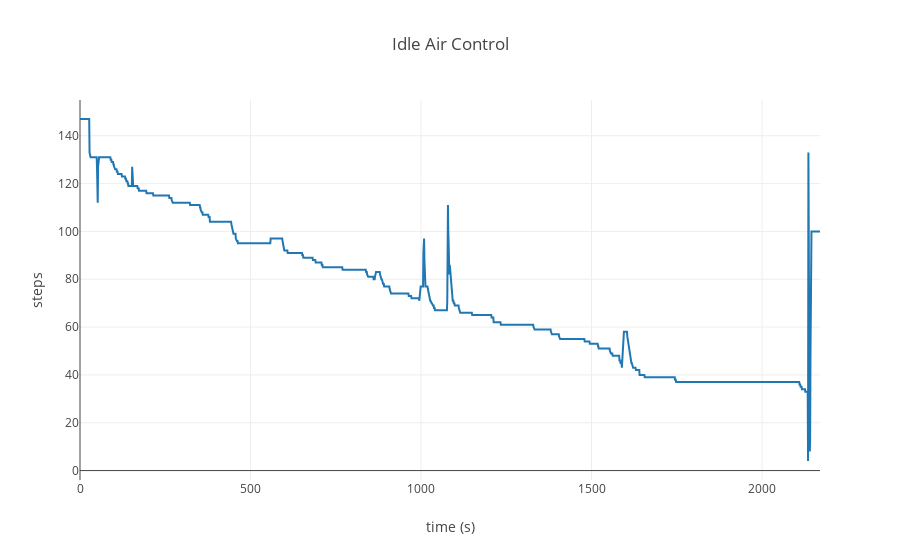

Notebook cell for this chart:
### Markdown cell above
Coolant temperature: This shows the coolant temperature as measured by the ECU. If the sensor is open circuit, a default value of about 60°C will be displayed. During engine warm up, the value should rise smoothly from ambient to approximately 90C. Sensor faults may cause several symptoms including poor starting, fast idle speed, poor fuel consumption and cooling fans running continuously.

Inlet air temperature: This shows the temperature measured by the ECU using the inlet air temperature sensor (if fitted). If the sensor is open circuit, then a fixed default value will be displayed. The inlet air temperature is used by the ECU to retard the ignition timing to avoid knock and trim the fuelling when hot. If the sensor is not operating correctly the engine performance may be impaired slightly.

**Coolant Temperature Sensor (CTS)**

The CTS is incorporated in the cooling system, and contains a variable resistance that operates on the NTC principle. When the engine is cold, the resistance is quite high. Once the engine is started and begins to warm-up, the coolant becomes hotter, and this causes a change in the CTS resistance. As the CTS becomes hotter, the resistance of the CTS reduces (NTC principle), and this returns a variable voltage signal to the ECM based upon the coolant temperature. The open-circuit supply to the sensor is at a 5v reference level, and this voltage reduces to a value that depends upon the CTS resistance. Normal operating temperature is usually from 80°C to 100°C. The ECM uses the CTS signal as a main correction factor when calculating ignition timing and injection duration.

**Air Temperature Sensor (ATS)**

The ATS is mounted in the air inlet casing (MPi) or air filter casing (SPi), and measures the air temperature before it enters the inlet manifold. Because the density of air varies in inverse proportion to the temperature, the ATS signal allows more accurate assessment of the volume of air entering the engine. The open-circuit supply to the sensor is at a 5.0v reference level, and the earth path is through the sensor return. The ATS operates on the NTC principle. A variable voltage signal is returned to the ECM based upon the air temperature. This signal is approximately 2.0 to 3.0 volts at an ambient temperature of 20°C, and reduces to about 1.5v as the temperature rises to around 40°C. Although the air filter casing used on SPi models contains a thermal valve system, the air temperature is calculated solely by reference to the ATS.

### Code cell
lr.display_graph(['idle_air_contol_position'], 'Idle Air Control', 'steps')

### Figure 1 — Plotly figure (JSON) as saved in the notebook; plotly's stock layout.template omitted (floating-point values rounded to 4 significant figures; data arrays with more than 128 entries replaced by an {"elided": "..."} marker saying what was removed)
{"data": [{"name": "idle_air_contol_position", "type": "scatter", "uid": "be361ca0-77c7-403e-8180-40529e2b73c1", "x": {"elided": "2171 int values"}, "y": {"elided": "2171 int values"}}], "layout": {"autosize": true, "title": {"text": "Idle Air Control"}, "xaxis": {"autorange": true, "range": [0, 2170], "title": {"text": "time (s)"}, "type": "linear"}, "yaxis": {"autorange": true, "range": [-3.944, 154.9], "title": {"text": "steps"}, "type": "linear"}}}
